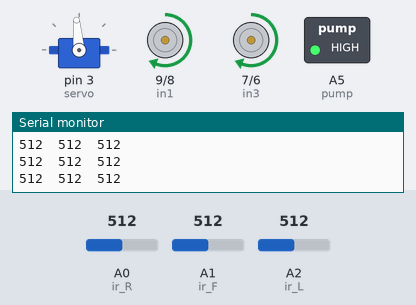
Bench run of a sketch on a simulated Arduino Uno, built with avr-gcc and run on an emulated ATmega328P. Parts: servo, motor-driver pin pairs drawn as motors (green arrow = first pin HIGH = forward, orange = second pin HIGH = backward, longer = more drive, scaled by the enable pin), switched loads named in the sketch (green lamp = pin HIGH), the last lines printed to the serial monitor. Wiring (inferred from the names in the program): servo: signal pin 3. The test bench sets the inputs (shaded band); at power-on: A1 (ir_F) = 512, A0 (ir_R) = 512, A2 (ir_L) = 512. Servo pulses on a pin are drawn as a servo (544–2400 µs = 0–180°); pins used as bus, display or sensor lines are not drawn.

Above: at 3.95 s.
4.0 s: A1 (ir_F) set to 212
7.0 s: A1 (ir_F) set to 188
At 8.89 s:
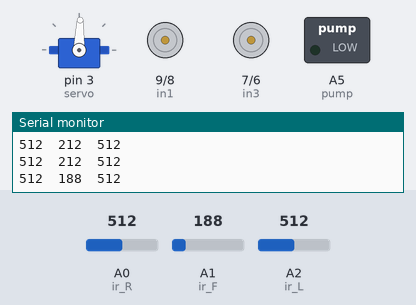
10.0 s: A1 (ir_F) set to 306
At 10.98 s:
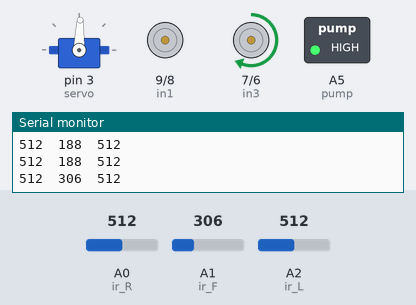
13.0 s: A0 (ir_R) set to 91
At 13.14 s:
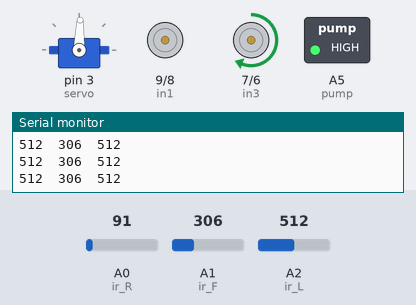
16.0 s: A0 (ir_R) set to 122
At 17.07 s:
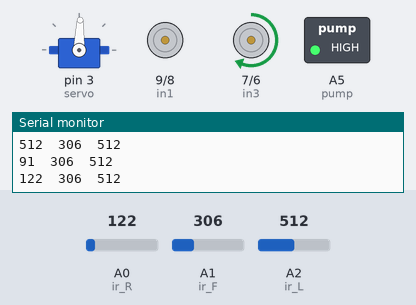
19.0 s: A0 (ir_R) set to 789
22.0 s: A0 (ir_R) set to 811
At 22.7 s:
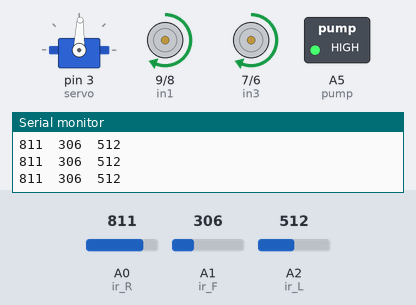
Timing chart, 0 to 24.7 s (numbered marks = the images above; inputs shaded):
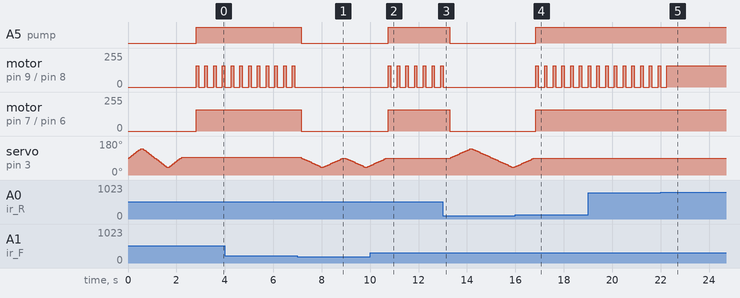

Measured:
- the behaviour switches between 200 and 199 on A1 (ir_F) (found by bisection; images 0 and 1)
- the behaviour switches between 800 and 801 on A0 (ir_R) (found by bisection; images 4 and 5)
- after the input at 7.0 s, A5 (pump): HIGH → LOW after 0.15 s; motor on pin 9 (in1) / pin 8 (in2): stops changing and stays stopped; motor on pin 7 (in3) / pin 6 (in4): forward 160/255 → stopped after 0.15 s
- after the input at 10.0 s, A5 (pump): LOW → HIGH after 0.75 s; motor on pin 9 (in1) / pin 8 (in2): alternates forward 160/255 for 0.10 s and stopped for 0.26 s, starting after 0.75 s; motor on pin 7 (in3) / pin 6 (in4): stopped → forward 160/255 after 0.75 s; servo on pin 3 (servo): goes on until 10.6 s, then stays 88°
- after the input at 13.0 s, A5 (pump): HIGH → LOW after 0.28 s; motor on pin 9 (in1) / pin 8 (in2): goes on until 13.0 s, then stays stopped; motor on pin 7 (in3) / pin 6 (in4): forward 160/255 → stopped after 0.28 s
- after the input at 16.0 s, A5 (pump): LOW → HIGH after 0.84 s; motor on pin 9 (in1) / pin 8 (in2): alternates forward 160/255 for 0.10 s and stopped for 0.26 s, starting after 0.84 s; motor on pin 7 (in3) / pin 6 (in4): stopped → forward 160/255 after 0.84 s; servo on pin 3 (servo): goes on until 16.7 s, then stays 88°
- after the input at 22.0 s, motor on pin 9 (in1) / pin 8 (in2): goes on until 22.3 s, then stays forward 160/255
- by itself, motor on pin 9 (in1) / pin 8 (in2): alternates forward 160/255 for 0.10 s and stopped for 0.26 s

The sketch:

Autonomous_firefighting_bot.ino
```cpp
#define enA 10 // Enable1 L298 Pin enA
#define in1 9  // Motor1 L298 Pin in1
#define in2 8  // Motor1 L298 Pin in2
#define in3 7  // Motor2 L298 Pin in3
#define in4 6  // Motor2 L298 Pin in4
#define enB 5  // Enable2 L298 Pin enB
#define ir_R A0
#define ir_F A1
#define ir_L A2
#define servo 3
#define pump A5

int Speed = 160; // Duty Cycle 0 to 255 Enable for Motor Speed
int s1, s2, s3;

void setup() {
  Serial.begin(9600); // Start serial communication at 9600bps
  pinMode(ir_R, INPUT); pinMode(ir_F, INPUT); pinMode(ir_L, INPUT);
  pinMode(enA, OUTPUT); pinMode(in1, OUTPUT); pinMode(in2, OUTPUT);
  pinMode(in3, OUTPUT); pinMode(in4, OUTPUT); pinMode(enB, OUTPUT);
  pinMode(servo, OUTPUT); pinMode(pump, OUTPUT);

  for (int angle = 90; angle <= 140; angle += 5) servoPulse(servo, angle);
  for (int angle = 140; angle >= 40; angle -= 5) servoPulse(servo, angle);
  for (int angle = 40; angle <= 95; angle += 5) servoPulse(servo, angle);

  analogWrite(enA, Speed); analogWrite(enB, Speed);
  delay(500);
}

void loop() {
  s1 = analogRead(ir_R);
   s2 = analogRead(ir_F);
   s3 = analogRead(ir_L);

  Serial.print(s1);
   Serial.print("\t");
   Serial.print(s2);
   Serial.print("\t");
    Serial.println(s3);

  delay(50);

  if(s2 < 200) {
    Stop();
    digitalWrite(pump, 0);
    for(int angle = 90; angle >= 40; angle -= 3) servoPulse(servo, angle);
    for(int angle = 40; angle <= 90; angle += 3) servoPulse(servo, angle);
  } else if(s1 < 100) {
    Stop();
    digitalWrite(pump, 0);
    for(int angle = 90; angle <= 140; angle += 3) servoPulse(servo, angle);
    for(int angle = 140; angle >= 40; angle -= 3) servoPulse(servo, angle);
    for(int angle = 40; angle <= 90; angle += 3) servoPulse(servo, angle);
  } else if(s3 < 100) {
    Stop();
     digitalWrite(pump, 0);
    for(int angle = 90; angle <= 140; angle += 3) servoPulse(servo, angle);
    for(int angle = 140; angle >= 90; angle -= 3) servoPulse(servo, angle);
  } else if(s1 >= 101 && s1 <=800 ) {
    digitalWrite(pump, 1);
     forword();
     delay(100);
    turnRight();
    delay(200);
  } else if(s2 >= 201 && s2 <= 800) {
    digitalWrite(pump, 1);
     forword();
  } else if(s3 >= 101 && s3 <= 800) {
    digitalWrite(pump, 1);
     forword();
     delay(100);
     turnLeft();
     delay(200);
  } else {
    digitalWrite(pump, 1);
     Stop();
  }
  delay(10);
}

void servoPulse(int pin, int angle) {
  int pwm = (angle * 11) + 500;
  digitalWrite(pin, HIGH); delayMicroseconds(pwm); digitalWrite(pin, LOW);
  delay(50);
}

void forword() {
  digitalWrite(in1, HIGH);
   digitalWrite(in2, LOW);
  digitalWrite(in3, HIGH);
  digitalWrite(in4, LOW);
}

void backword() {
  digitalWrite(in1, LOW);
  digitalWrite(in2, HIGH);
  digitalWrite(in3, LOW);
   digitalWrite(in4, HIGH);
}

void turnRight() {
  digitalWrite(in1, LOW);
  digitalWrite(in2, LOW);
  digitalWrite(in3, HIGH);
  digitalWrite(in4, LOW);
}

void turnLeft() {
  digitalWrite(in1, HIGH);
  digitalWrite(in2, LOW);
  digitalWrite(in3, LOW);
  digitalWrite(in4, LOW);
}

void Stop() {
  digitalWrite(in1, LOW);
  digitalWrite(in2, LOW);
  digitalWrite(in3, LOW);
  digitalWrite(in4, LOW);
}
```
